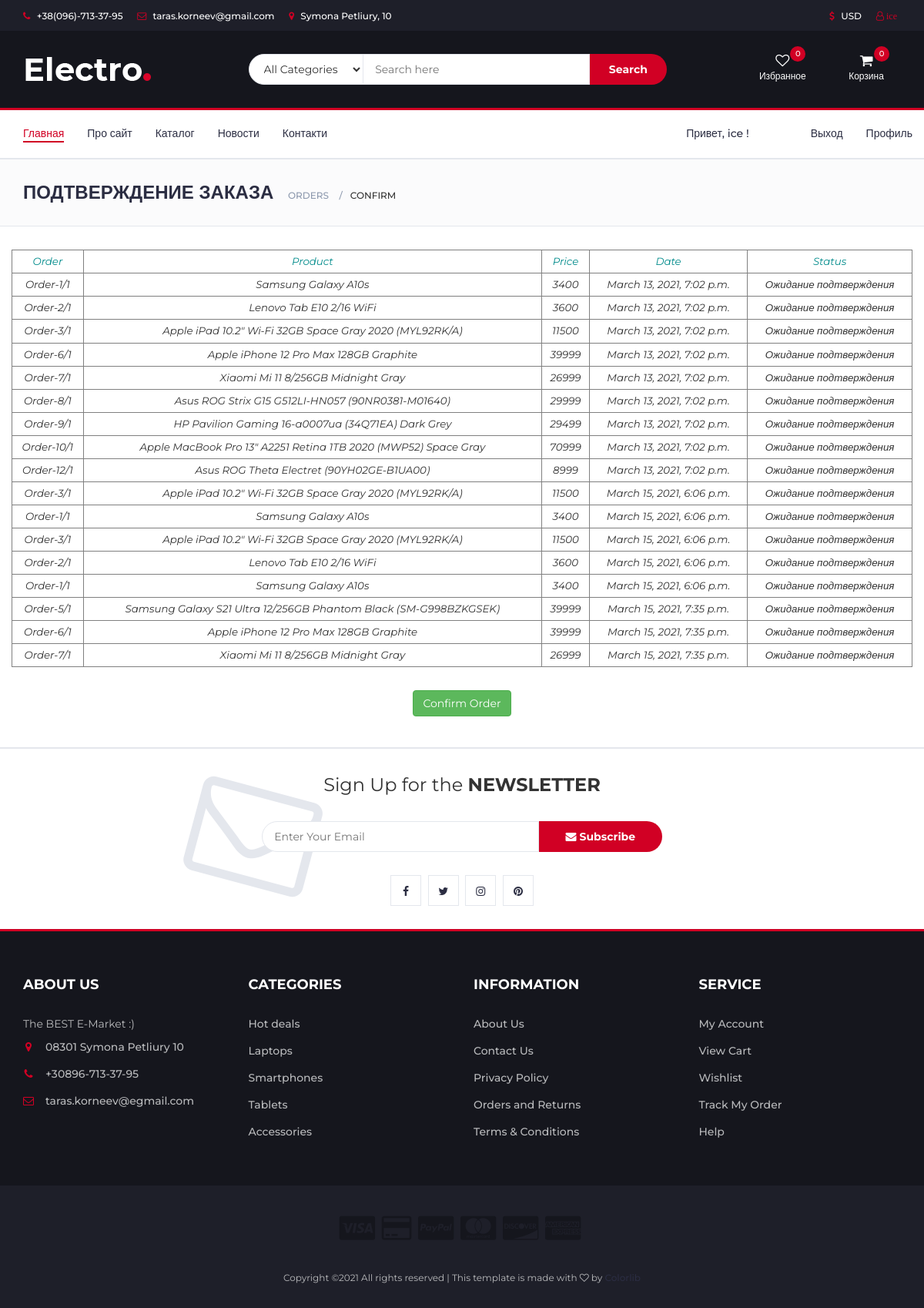
Page /orders/confirm (signed in) on the committed database.
### orders/models.py (models this page shows, shortened)
class Order(models.Model):
    title = models.CharField(max_length=100)
    user = models.ForeignKey(User, on_delete=models.CASCADE)
    product = models.ForeignKey(Product, on_delete=models.CASCADE)
    amount = models.IntegerField()
    date = models.DateTimeField(null=False, default=timezone.now())
    status = models.CharField(max_length=100)

### catalog/models.py (models this page shows, shortened)
class Product(models.Model):
    title = models.CharField(max_length=100)
    about = models.TextField(max_length=500)
    producer = models.ForeignKey(Producer, on_delete=models.CASCADE)
    category = models.ForeignKey(Category, on_delete=models.CASCADE)
    picture = models.FileField(upload_to='pictures/')
    price = models.FloatField()
    count = models.FloatField()

### orders/views.py (the view)
# urls.py: path('confirm', confirm),
def confirm(request):
    return render(request, 'orders/confirm.html', context={
        'title': 'Подтверждение заказа',
        'user_orders': Order.objects.filter(user_id=request.user.id)
    })

### templates/orders/confirm.html (shortened to what this page needs)
{% extends 'layouts/base.html' %}
{% block content %}
		<div id="breadcrumb" class="section">
			<div class="container">
				<div class="row">
					<div class="col-md-12">
						<h3 class="breadcrumb-header">{{ title }}</h3>
						<ul class="breadcrumb-tree">
							<li><a href="#">orders</a></li>
							<li class="active">confirm</li>
						</ul>
					</div>
				</div>
			</div>
		</div>
		<div class="section small">
			<div class="container">
				<div class="row">
                    <table id="orders_table" border="1">
						<thead>
							<tr>
								<th>Order</th>
								<th>Product</th>
								<th>Price</th>
								<th>Date</th>
								<th>Status</th>
							</tr>
						</thead>
						<tbody>
							{% for order in user_orders %}
								<tr>
									<td>{{ order.title }}</td>
									<td>{{ order.product.title }}</td>
									<td>{{ order.amount }}</td>
									<td>{{ order.date }}</td>
									<td>{{ order.status }}</td>
								</tr>
							{% endfor %}
						</tbody>
					</table>
					<p class="p1">
					<button class="btn btn-success">Confirm Order</button>
					</p>
				</div>
			</div>
		</div>
{% endblock content %}

### templates/layouts/base.html (shortened to what this page needs)
<!DOCTYPE html>
{% load static %}
<html lang="en">
	<head>
 		<link type="text/css" rel="stylesheet" href="{% static 'css/bootstrap.min.css' %}"/>
 		<link type="text/css" rel="stylesheet" href="{% static 'css/slick.css' %}"/>
 		<link type="text/css" rel="stylesheet" href="{% static 'css/slick-theme.css' %}"/>
 		<link type="text/css" rel="stylesheet" href="{% static 'css/nouislider.min.css' %}"/>
 		<link rel="stylesheet" href="{% static 'css/font-awesome.min.css' %}">
 		<link type="text/css" rel="stylesheet" href="{% static 'css/style.css' %}"/>
		<link type="text/css" rel="stylesheet" href="{% static 'css/main.css' %}"/>
    </head>
	<body>
		<header>
			<div id="top-header">
				<div class="container">
					<ul class="header-links pull-left">
						<li><a href="#"><i class="fa fa-phone"></i> +38(096)-713-37-95</a></li>
						<li><a href="#"><i class="fa fa-envelope-o"></i> taras.korneev@gmail.com</a></li>
						<li><a href="#"><i class="fa fa-map-marker"></i> Symona Petliury, 10</a></li>
					</ul>
					<ul class="header-links pull-right">
						<li><a href="#"><i class="fa fa-dollar"></i> USD</a></li>
						<li>
							<a href="#">
								<i class="fa fa-user-o">
								{% if user.is_authenticated %}
									{{ user.username }}
								{% else %}
									Гость
								{% endif %}
								</i>
							</a>
						</li>
					</ul>
				</div>
			</div>
			<div id="header">
				<div class="container">
					<div class="row">
						<div class="col-md-3">
							<div class="header-logo">
								<a href="#" class="logo">
									<img src="{% static './img/logo.png' %}" alt="">
								</a>
							</div>
						</div>
						<div class="col-md-6">
							<div class="header-search">
								<form>
									<select class="input-select">
										<option value="0">All Categories</option>
									</select>
									<input class="input" placeholder="Search here">
									<button class="search-btn">Search</button>
								</form>
							</div>
						</div>
						<div class="col-md-3 clearfix">
							<div class="header-ctn">
								<div>
									<a href="#">
										<i class="fa fa-heart-o"></i>
										<span>Избранное</span>
										<div class="qty">0</div>
									</a>
								</div>
								<div class="dropdown">
									<a class="dropdown-toggle" data-toggle="dropdown" aria-expanded="true">
										<i class="fa fa-shopping-cart"></i>
										<span>Корзина</span>
										<div id="_count" class="qty">0</div>
									</a>
								</div>
							</div>
						</div>
					</div>
				</div>
			</div>
		</header>
		<nav id="navigation">
			<div class="container">
				<div id="responsive-nav">
					<ul class="main-nav nav navbar-nav">
						<li class="active"><a href="/">Главная</a></li>
						<li><a href="#">Про сайт</a></li>
						<li><a href="/catalog">Каталог</a></li>
						<li><a href="#">Новости</a></li>
						<li><a href="#">Контакти</a></li>
					</ul>
					<ul class="main-nav nav navbar-nav navbar-right">
						<li>
							<a href="#" style="margin-right: 50px;">
								Привет,
								{% if user.is_authenticated %}
									{{ user.username }}
								{% else %}
									Гость
								{% endif %}
								!
							</a>
						</li>
						{% if not user.is_authenticated %}
							<li><a href="/account/sign_in">Вход</a></li>
							<li><a href="/account/sign_up">Регистрация</a></li>
						{% else %}
							<li><a href="/account/sign_out">Выход</a></li>
							<li><a href="/account/profile">Профиль</a></li>
						{% endif %}
					</ul>
				</div>
			</div>
		</nav>
		<main>
			{% block content %}{% endblock content %}
		</main>
		<div id="newsletter" class="section">
			<div class="container">
				<div class="row">
					<div class="col-md-12">
						<div class="newsletter">
							<p>Sign Up for the <strong>NEWSLETTER</strong></p>
							<form>
								<input class="input" type="email" placeholder="Enter Your Email">
								<button class="newsletter-btn"><i class="fa fa-envelope"></i> Subscribe</button>
							</form>
							<ul class="newsletter-follow">
								<li>
									<a href="#"><i class="fa fa-facebook"></i></a>
								</li>
								<li>
									<a href="#"><i class="fa fa-twitter"></i></a>
								</li>
								<li>
									<a href="#"><i class="fa fa-instagram"></i></a>
								</li>
								<li>
									<a href="#"><i class="fa fa-pinterest"></i></a>
								</li>
							</ul>
						</div>
					</div>
				</div>
			</div>
		</div>
		<footer id="footer">
			<div class="section">
				<div class="container">
					<div class="row">
						<div class="col-md-3 col-xs-6">
							<div class="footer">
								<h3 class="footer-title">About Us</h3>
								<p>The BEST E-Market :)</p>
								<ul class="footer-links">
									<li><a href="#"><i class="fa fa-map-marker"></i>08301 Symona Petliury 10</a></li>
									<li><a href="#"><i class="fa fa-phone"></i>+30896-713-37-95</a></li>
									<li><a href="#"><i class="fa fa-envelope-o"></i>taras.korneev@egmail.com</a></li>
								</ul>
							</div>
						</div>
						<div class="col-md-3 col-xs-6">
							<div class="footer">
								<h3 class="footer-title">Categories</h3>
								<ul class="footer-links">
									<li><a href="#">Hot deals</a></li>
									<li><a href="/catalog/select/2">Laptops</a></li>
									<li><a href="/catalog/select/1">Smartphones</a></li>
									<li><a href="/catalog/select/3">Tablets</a></li>
									<li><a href="/catalog/select/4">Accessories</a></li>
								</ul>
							</div>
						</div>
						<div class="col-md-3 col-xs-6">
							<div class="footer">
								<h3 class="footer-title">Information</h3>
								<ul class="footer-links">
									<li><a href="#">About Us</a></li>
									<li><a href="#">Contact Us</a></li>
									<li><a href="#">Privacy Policy</a></li>
									<li><a href="#">Orders and Returns</a></li>
									<li><a href="#">Terms & Conditions</a></li>
								</ul>
							</div>
						</div>
						<div class="col-md-3 col-xs-6">
							<div class="footer">
								<h3 class="footer-title">Service</h3>
								<ul class="footer-links">
									<li><a href="#">My Account</a></li>
									<li><a href="#">View Cart</a></li>
									<li><a href="#">Wishlist</a></li>
									<li><a href="#">Track My Order</a></li>
									<li><a href="#">Help</a></li>
								</ul>
							</div>
						</div>
					</div>
				</div>
			</div>
			<div id="bottom-footer" class="section">
				<div class="container">
					<div class="row">
						<div class="col-md-12 text-center">
							<ul class="footer-payments">
								<li><a href="#"><i class="fa fa-cc-visa"></i></a></li>
								<li><a href="#"><i class="fa fa-credit-card"></i></a></li>
								<li><a href="#"><i class="fa fa-cc-paypal"></i></a></li>
								<li><a href="#"><i class="fa fa-cc-mastercard"></i></a></li>
								<li><a href="#"><i class="fa fa-cc-discover"></i></a></li>
								<li><a href="#"><i class="fa fa-cc-amex"></i></a></li>
							</ul>
							<span class="copyright">
								Copyright &copy;<script>document.write(new Date().getFullYear());</script> All rights reserved | This template is made with <i class="fa fa-heart-o" aria-hidden="true"></i> by <a href="https://colorlib.com" target="_blank">Colorlib</a>
							</span>
						</div>
					</div>
				</div>
			</div>
		</footer>
	</body>
</html>

### static/css/main.css (style rules this page uses)
.small { padding: 0px; }

### templates/orders/confirm.html (style rules this page uses)
#orders_table { width: 100%; }
#orders_table th { text-align: center; font-size: 10pt; padding: 5px; color: darkcyan; font-weight: normal; font-style: italic; }
#orders_table td { text-align: center; font-size: 10pt; padding: 5px; color: normal; font-weight: normal; font-style: italic; }
.p1 { text-align: center; margin-top: 30px; }

### rows in the picture
Order: title "Order-1/1", product "Samsung Galaxy A10s", amount "3400", date "March 13, 2021, 7:02 p.m.", status "Ожидание подтверждения"
Order: title "Order-2/1", product "Lenovo Tab E10 2/16 WiFi", amount "3600", date "March 13, 2021, 7:02 p.m.", status "Ожидание подтверждения"
Order: title "Order-3/1", product "Apple iPad 10.2\" Wi-Fi 32GB Space Gray 2020 (MYL92RK/A)", amount "11500", date "March 13, 2021, 7:02 p.m.", status "Ожидание подтверждения"
Order: title "Order-6/1", product "Apple iPhone 12 Pro Max 128GB Graphite", amount "39999", date "March 13, 2021, 7:02 p.m.", status "Ожидание подтверждения"
Order: title "Order-7/1", product "Xiaomi Mi 11 8/256GB Midnight Gray", amount "26999", date "March 13, 2021, 7:02 p.m.", status "Ожидание подтверждения"
Order: title "Order-8/1", product "Asus ROG Strix G15 G512LI-HN057 (90NR0381-M01640)", amount "29999", date "March 13, 2021, 7:02 p.m.", status "Ожидание подтверждения"
Order: title "Order-9/1", product "HP Pavilion Gaming 16-a0007ua (34Q71EA) Dark Grey", amount "29499", date "March 13, 2021, 7:02 p.m.", status "Ожидание подтверждения"
Order: title "Order-10/1", product "Apple MacBook Pro 13\" A2251 Retina 1TB 2020 (MWP52) Space Gray", amount "70999", date "March 13, 2021, 7:02 p.m.", status "Ожидание подтверждения"
Order: title "Order-12/1", product "Asus ROG Theta Electret (90YH02GE-B1UA00)", amount "8999", date "March 13, 2021, 7:02 p.m.", status "Ожидание подтверждения"
Order: title "Order-3/1", product "Apple iPad 10.2\" Wi-Fi 32GB Space Gray 2020 (MYL92RK/A)", amount "11500", date "March 15, 2021, 6:06 p.m.", status "Ожидание подтверждения"
Order: title "Order-1/1", product "Samsung Galaxy A10s", amount "3400", date "March 15, 2021, 6:06 p.m.", status "Ожидание подтверждения"
Order: title "Order-3/1", product "Apple iPad 10.2\" Wi-Fi 32GB Space Gray 2020 (MYL92RK/A)", amount "11500", date "March 15, 2021, 6:06 p.m.", status "Ожидание подтверждения"
Order: title "Order-2/1", product "Lenovo Tab E10 2/16 WiFi", amount "3600", date "March 15, 2021, 6:06 p.m.", status "Ожидание подтверждения"
Order: title "Order-1/1", product "Samsung Galaxy A10s", amount "3400", date "March 15, 2021, 6:06 p.m.", status "Ожидание подтверждения"
Order: title "Order-5/1", product "Samsung Galaxy S21 Ultra 12/256GB Phantom Black (SM-G998BZKGSEK)", amount "39999", date "March 15, 2021, 7:35 p.m.", status "Ожидание подтверждения"
Order: title "Order-6/1", product "Apple iPhone 12 Pro Max 128GB Graphite", amount "39999", date "March 15, 2021, 7:35 p.m.", status "Ожидание подтверждения"
Order: title "Order-7/1", product "Xiaomi Mi 11 8/256GB Midnight Gray", amount "26999", date "March 15, 2021, 7:35 p.m.", status "Ожидание подтверждения"

### other values in the picture
{{ user.username }} "ice"
{{ title }} "ПОДТВЕРЖДЕНИЕ ЗАКАЗА"
